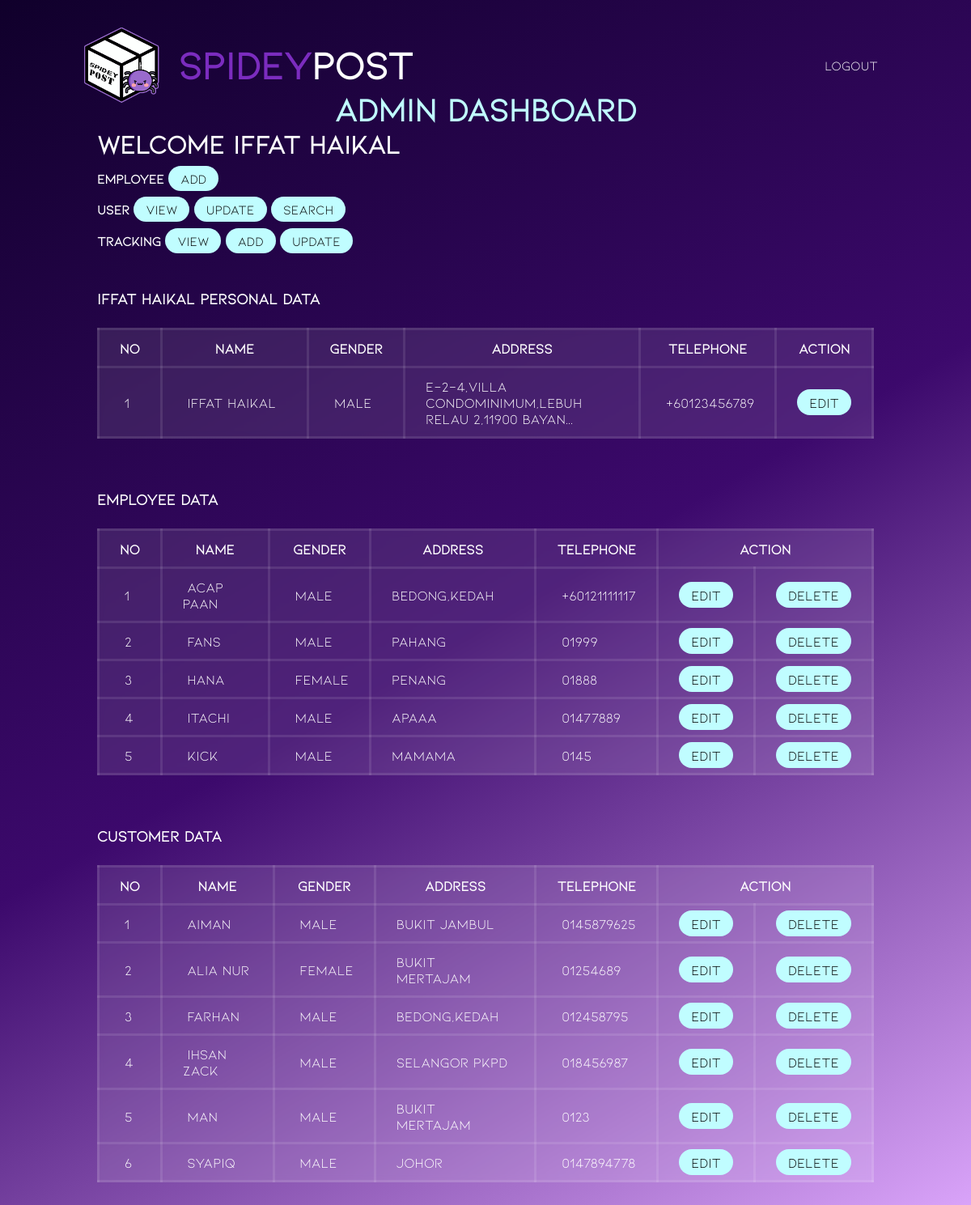
The app's page /admin/update_view_user.php (signed in) with its own data.
### tables this page shows
CREATE TABLE `employee` (
  `employeeID` int(10) NOT NULL,
  `username` varchar(50) NOT NULL,
  `password` varchar(50) NOT NULL,
  `employeeName` varchar(255) NOT NULL,
  `gender` int(5) NOT NULL,
  `employeeAddress` varchar(255) NOT NULL,
  `employeeContact` varchar(12) NOT NULL,
  `employeeEmail` varchar(50) NOT NULL,
  `level` int(3) NOT NULL
);

CREATE TABLE `customer` (
  `custID` int(10) NOT NULL,
  `username` varchar(50) NOT NULL,
  `password` varchar(50) NOT NULL,
  `custName` varchar(255) NOT NULL,
  `gender` int(5) NOT NULL,
  `custAddress` varchar(255) NOT NULL,
  `custContact` varchar(12) NOT NULL,
  `custEmail` varchar(50) NOT NULL,
  `level_id` int(3) NOT NULL
);

### admin/update_view_user.php (the view, shortened to what this page needs)
<!DOCTYPE html>
<?php
include('../include/dbconn.php');
?>
<html lang="en">
<head>
    <link rel="stylesheet" href="./dashboard.css">
</head>
<body>
    <header id="header">
        <a href="#" class="logo">
            <img src="../Sources/Logo.png" alt="Logo">
            <h2>
                <div>Spidey</div> Post
            </h2>
        </a>
        <ul class="navigation">
            <li><a href="../login/logout.php">Logout</a></li>
        </ul>
    </header>
    <div class="container">
        <div class="bar">
            <h1> Admin Dashboard</h1>
        </div>
        <div class="main">
            <div class="greetinguser">
                <h1>Welcome <?php echo $_SESSION['username']; ?></h1>
                <b>Employee</b>
                <a href="../admin/add_emp.php">Add</a>
                <br><br>
                <b>User</b>
                <a href="view_user.php">View</a>
                <a href="update_view_user.php">Update</a>
                <a href="search_user.php">Search</a>
                <div class="track">
                    <b>Tracking</b>
                    <a href="view_tracking.php">View</a>
                    <a href="add_tracking.php">Add</a>
                    <a href="update_view_tracking.php">Update</a>
                </div>
            </div>
        </div>
        <div class="main">
            <h3> <?php echo ucwords(strtolower($_SESSION['username'])); ?> Personal Data</h3>
            <?php
            $username = $_SESSION['username'];
            $query = "SELECT * FROM employee where level = 1 ORDER BY employeeName ";
            $result = mysqli_query($dbconn, $query) or die("Error: " . mysqli_error($dbconn));
            $numrow = mysqli_num_rows($result);
            ?>
            <table class="tableContent" width="100%" border="1" align="center" cellpadding="0" cellspacing="0">
                <tr>
                    <th width="3%">No</td>
                    <th width="26%">Name</td>
                    <th width="8%">Gender</td>
                    <th width="35%">Address</td>
                    <th width="9%">Telephone</td>
                    <th align="center" colspan="2">Action</td>
                </tr>
                <?php
                for ($a = 0; $a < $numrow; $a++) {
                    $row = mysqli_fetch_array($result);
                ?>
                    <tr>
                        <td>&nbsp;<?php echo $a + 1; ?></td>
                        <td>&nbsp;<?php echo ucwords(strtolower($row['employeeName'])); ?></td>
                        <td>&nbsp;<?php if ($row['gender'] == 1) {
                                        echo 'Male';
                                    } else {
                                        echo 'Female';
                                    } ?></td>
                        <td><?php echo ucwords(strtolower($row['employeeAddress'])); ?></td>
                        <td>&nbsp;<?php echo $row['employeeContact']; ?></td>
                        <td width="5%" align="center"><a class="one" href="update_admin.php?user=<?php echo $username; ?>">Edit</a></td>
                    </tr>
                <?php
                }
                ?>
            </table>
            <br>
            <br>
            <h3>Employee Data</h3>
            <?php
            $query = "SELECT * FROM employee where level =2 ORDER BY employeeName ";
            $result = mysqli_query($dbconn, $query) or die("Error: " . mysqli_error($dbconn));
            $numrow = mysqli_num_rows($result);
            ?>
            <table class="tableContent" width="100%" border="1" align="center" cellpadding="0" cellspacing="0">
                <tr>
                    <th width="3%">No</td>
                    <th width="26%">Name</td>
                    <th width="8%">Gender</td>
                    <th width="35%">Address</td>
                    <th width="9%">Telephone</td>
                    <th align="center" colspan="2">Action</td>
                </tr>
                <?php
                for ($a = 0; $a < $numrow; $a++) {
                    $row = mysqli_fetch_array($result);
                ?>
                    <tr>
                        <td>&nbsp;<?php echo $a + 1; ?></td>
                        <td>&nbsp;<?php echo ucwords(strtolower($row['employeeName'])); ?></td>
                        <td>&nbsp;<?php if ($row['gender'] == 1) {
                                        echo 'Male';
                                    } else {
                                        echo 'Female';
                                    } ?></td>
                        <td><?php echo ucwords(strtolower($row['employeeAddress'])); ?></td>
                        <td>&nbsp;<?php echo $row['employeeContact']; ?></td>
                        <td width="5%" align="center"><a class="one" href="update_employee.php?employeeID=<?php echo $row['employeeID']; ?>">Edit</a></td>
                        <td width="5%" align="center"><a class="one" href="delete_employee.php?employeeID=<?php echo $row['employeeID']; ?>">Delete</a></td>
                    </tr>
                <?php
                }
                ?>
            </table>
            <br>
            <br>
            <h3>Customer Data</h3>
            <?php
            $query = "SELECT * FROM customer where level_id !=1 ORDER BY custName ";
            $result = mysqli_query($dbconn, $query) or die("Error: " . mysqli_error($dbconn));
            $numrow = mysqli_num_rows($result);
            ?>
            <table class="tableContent" width="100%" border="1" align="center" cellpadding="0" cellspacing="0">
                <tr>
                    <th width="3%">No</td>
                    <th width="26%">Name</td>
                    <th width="8%">Gender</td>
                    <th width="35%">Address</td>
                    <th width="9%">Telephone</td>
                    <th align="center" colspan="2">Action</td>
                </tr>
                <?php
                for ($a = 0; $a < $numrow; $a++) {
                    $row = mysqli_fetch_array($result);
                ?>
                    <tr>
                        <td>&nbsp;<?php echo $a + 1; ?></td>
                        <td>&nbsp;<?php echo ucwords(strtolower($row['custName'])); ?></td>
                        <td>&nbsp;<?php if ($row['gender'] == 1) {
                                        echo 'Male';
                                    } else {
                                        echo 'Female';
                                    } ?></td>
                        <td><?php echo ucwords(strtolower($row['custAddress'])); ?></td>
                        <td>&nbsp;<?php echo $row['custContact']; ?></td>
                        <td width="5%" align="center"><a class="one" href="update_user.php?custID=<?php echo $row['custID']; ?>">Edit</a></td>
                        <td width="5%" align="center"><a class="one" href="delete_user.php?custID=<?php echo $row['custID']; ?>">Delete</a></td>
                    </tr>
                <?php
                }
                ?>
            </table>
        </div>
    </div>
</body>
</html>

### admin/dashboard.css (style rules this page uses)
* { margin: 0; padding: 0; box-sizing: border-box; font-family: 'Kiona'; color: white; }
body { display: flex; justify-content: center; align-items: center; flex-wrap: wrap; background: linear-gradient(150deg, #10002b,#3c096c, #e0aaff); min-height: 100vh; background-repeat: no-repeat; background-attachment: fixed; }
#header { position: absolute; top: 0; left: 0; width: 100%; padding: 30px 100px; display: flex; justify-content: space-between; align-items: center; z-index: 10000; }
#header .logo { display: flex; color: white; font-weight: 700; font-size: 2em; text-decoration: none; }
#header .logo img { max-height: 100px; padding-right: 20px; }
#header .logo h2 { margin-top: 20px; display: flex; }
#header .logo h2 div { color: #7b2cbf; }
#header .navigation { display: flex; justify-content: center; align-items: center; }
#header .navigation li { list-style: none; margin-left: 20px; }
#header .navigation li a { text-decoration: none; padding: 6px 15px; color: white; border-radius: 20px; }
.container { position: relative; width: 80%; height: 80vh; margin-top: 5%; }
.container .bar { display: flex; justify-content: center; font-size: 20px; font-weight: 500; }
.container .bar h1 { color: #c0fdff; }
.container a { background: #c0fdff; color: #000000; padding: 6px 15px; border-radius: 20px; text-decoration: none; text-align: center; }
.greetinguser h1 { margin-bottom: 15px; }
.greetinguser .track { margin-top: 20px; }
.main { padding-bottom: 50px; }
.tableContent { border-collapse: collapse; margin: 25px 0; font-size: 17px; min-width: 400px; backdrop-filter: blur(4px); background: rgba(255, 255, 255, 0.1); }
.tableContent tbody tr { color: #fff; font-weight: 500; }
.tableContent th, .tableContent td { padding: 12px 25px; border: 3px solid rgba(255, 255, 255, 0.1); }

### records on screen
employee: employeeName "Iffat Haikal", gender "Male", employeeAddress "E-2-4,villa Condominimum,lebuh Relau 2,11900 Bayan...", employeeContact "+60123456789"
employee: employeeName "Acap Paan", gender "Male", employeeAddress "Bedong,kedah", employeeContact "+60121111117"
employee: employeeName "Fans", gender "Male", employeeAddress "Pahang", employeeContact "01999"
employee: employeeName "Hana", gender "Female", employeeAddress "Penang", employeeContact "01888"
employee: employeeName "Itachi", gender "Male", employeeAddress "Apaaa", employeeContact "01477889"
employee: employeeName "Kick", gender "Male", employeeAddress "Mamama", employeeContact "0145"
customer: custName "Aiman", gender "Male", custAddress "Bukit Jambul", custContact "0145879625"
customer: custName "Alia Nur", gender "Female", custAddress "Bukit Mertajam", custContact "01254689"
customer: custName "Farhan", gender "Male", custAddress "Bedong,kedah", custContact "012458795"
customer: custName "Ihsan Zack", gender "Male", custAddress "Selangor Pkpd", custContact "018456987"
customer: custName "Man", gender "Male", custAddress "Bukit Mertajam", custContact "0123"
customer: custName "Syapiq", gender "Male", custAddress "Johor", custContact "0147894778"

### other values on screen
$_SESSION['username'] "Iffat Haikal"
